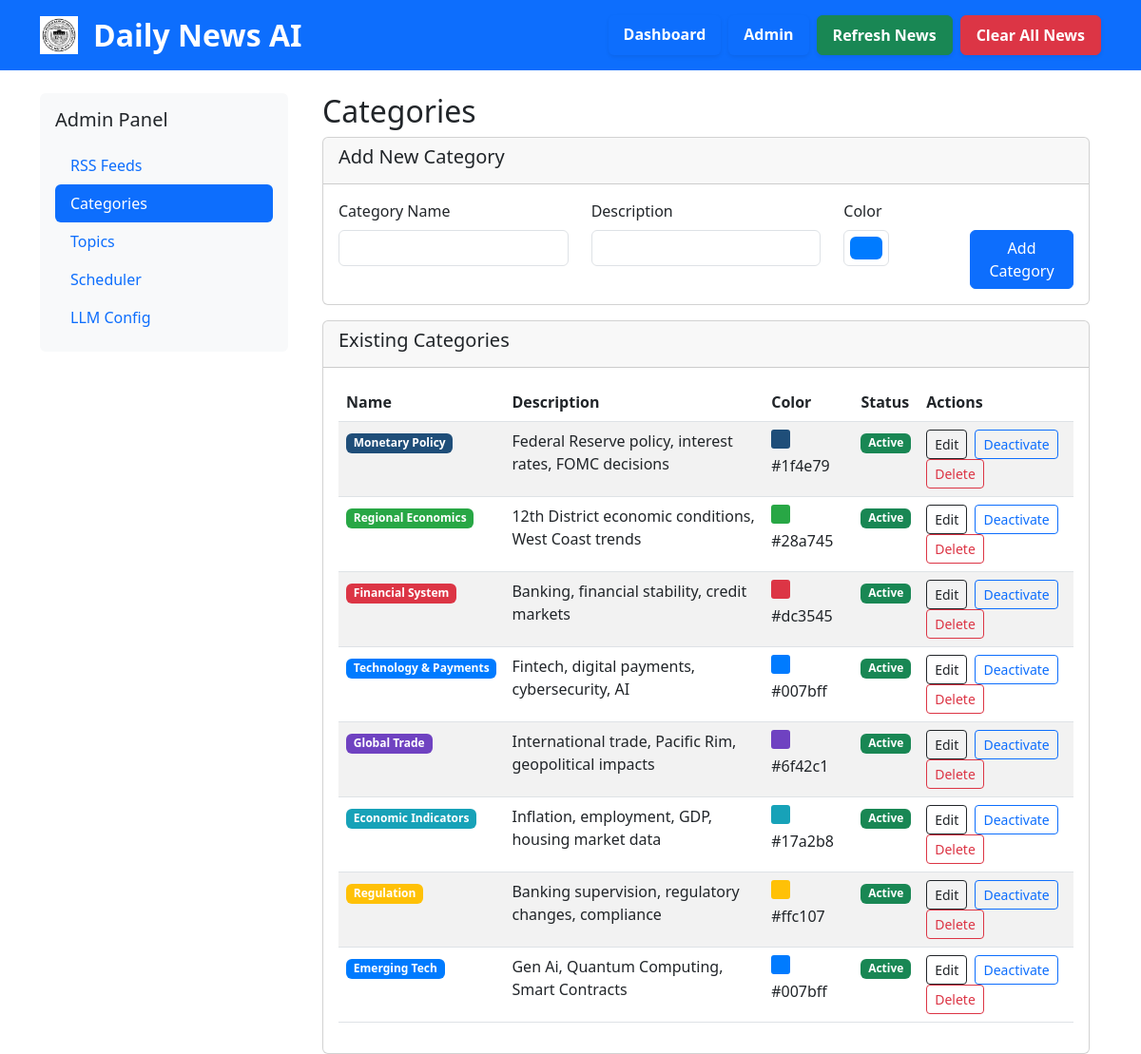
Before: /admin/categories with the older database file.
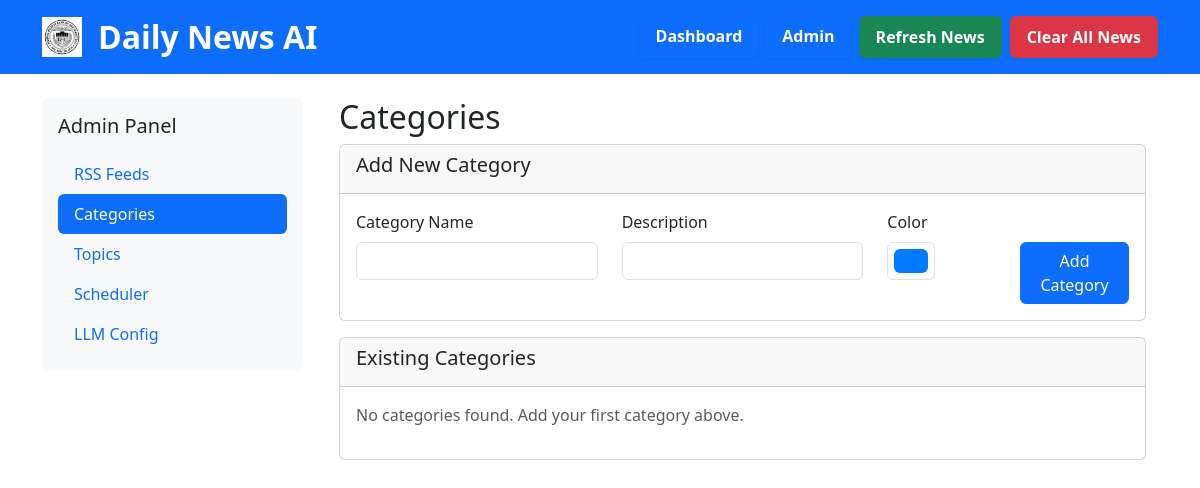
After: the same page with the newer database file.
### database.py (models this page shows)
class Base(DeclarativeBase):
    pass

class Category(Base):
    __tablename__ = 'categories'
    id = Column(Integer, primary_key=True)
    name = Column(String(100), nullable=False)
    description = Column(Text)
    color = Column(String(7), default='#007bff')  # Hex color code
    active = Column(Boolean, default=True)

### app.py (the view)
@app.route('/admin/categories')
def admin_categories():
    db = SessionLocal()
    try:
        categories = db.query(Category).all()
        return render_template('admin_categories.html', categories=categories, active_tab='categories')
    finally:
        db.close()

### templates/admin_categories.html (shortened to what this page needs)
{% extends "admin_base.html" %}
{% block admin_content %}
<div class="container-fluid">
    <div class="row">
        <div class="col-md-12">
            <h2>Categories</h2>
            <div class="card">
                <div class="card-header">
                    <h5>Add New Category</h5>
                </div>
                <div class="card-body">
                    <form method="POST" action="{{ url_for('add_category') }}">
                        <div class="row">
                            <div class="col-md-4">
                                <label for="name" class="form-label">Category Name</label>
                                <input type="text" class="form-control" id="name" name="name" required>
                            </div>
                            <div class="col-md-4">
                                <label for="description" class="form-label">Description</label>
                                <input type="text" class="form-control" id="description" name="description">
                            </div>
                            <div class="col-md-2">
                                <label for="color" class="form-label">Color</label>
                                <input type="color" class="form-control form-control-color" id="color" name="color"
                                    value="#007bff">
                            </div>
                            <div class="col-md-2">
                                <label class="form-label">&nbsp;</label>
                                <div>
                                    <button type="submit" class="btn btn-primary">Add Category</button>
                                </div>
                            </div>
                        </div>
                    </form>
                </div>
            </div>
            <div class="card mt-3">
                <div class="card-header">
                    <h5>Existing Categories</h5>
                </div>
                <div class="card-body">
                    {% if categories %}
                    <div class="table-responsive">
                        <table class="table table-striped">
                            <thead>
                                <tr>
                                    <th>Name</th>
                                    <th>Description</th>
                                    <th>Color</th>
                                    <th>Status</th>
                                    <th>Actions</th>
                                </tr>
                            </thead>
                            <tbody>
                                {% for category in categories %}
                                <tr>
                                    <td>
                                        <span class="badge"
                                            style="background-color: {{ category.color }}; color: white;">
                                            {{ category.name }}
                                        </span>
                                    </td>
                                    <td>{{ category.description or '-' }}</td>
                                    <td>
                                        <div
                                            style="width: 20px; height: 20px; background-color: {{ category.color }}; border-radius: 3px; display: inline-block;">
                                        </div>
                                        {{ category.color }}
                                    </td>
                                    <td>
                                        {% if category.active %}
                                        <span class="badge bg-success">Active</span>
                                        {% else %}
                                        <span class="badge bg-secondary">Inactive</span>
                                        {% endif %}
                                    </td>
                                    <td>
                                        <button class="btn btn-sm btn-outline-dark me-1"
                                            onclick="editCategory('{{ category.id }}', '{{ category.name }}', '{{ category.description or '' }}', '{{ category.color }}')">
                                            Edit
                                        </button>
                                        <a href="{{ url_for('toggle_category', category_id=category.id) }}"
                                            class="btn btn-sm btn-outline-primary">
                                            {% if category.active %}Deactivate{% else %}Activate{% endif %}
                                        </a>
                                        <a href="{{ url_for('delete_category', category_id=category.id) }}"
                                            class="btn btn-sm btn-outline-danger"
                                            onclick="return confirm('Are you sure you want to delete this category?')">
                                            Delete
                                        </a>
                                    </td>
                                </tr>
                                {% endfor %}
                            </tbody>
                        </table>
                    </div>
                    {% else %}
                    <p class="text-muted">No categories found. Add your first category above.</p>
                    {% endif %}
                </div>
            </div>
        </div>
    </div>
</div>
{% endblock %}

### templates/admin_base.html (shortened to what this page needs)
{% extends "base.html" %}
{% block content %}
<div class="row">
    <div class="col-lg-3 d-none d-lg-block">
        <div class="bg-light p-3 rounded">
            <h5 class="mb-3">Admin Panel</h5>
            <nav class="nav flex-column">
                <a class="nav-link {% if active_tab == 'feeds' %}active bg-primary text-white rounded{% endif %}"
                    href="{{ url_for('admin_feeds') }}">RSS Feeds</a>
                <a class="nav-link {% if active_tab == 'categories' %}active bg-primary text-white rounded{% endif %}"
                    href="{{ url_for('admin_categories') }}">Categories</a>
                <a class="nav-link {% if active_tab == 'topics' %}active bg-primary text-white rounded{% endif %}"
                    href="{{ url_for('admin_topics') }}">Topics</a>
                <a class="nav-link {% if active_tab == 'scheduler' %}active bg-primary text-white rounded{% endif %}"
                    href="{{ url_for('admin_scheduler') }}">Scheduler</a>
                <a class="nav-link {% if active_tab == 'llm' %}active bg-primary text-white rounded{% endif %}"
                    href="{{ url_for('admin_llm') }}">LLM Config</a>
            </nav>
        </div>
    </div>
    <div class="col-lg-9 col-12">
        {% block admin_content %}{% endblock %}
    </div>
</div>
{% endblock %}

### templates/base.html (shortened to what this page needs)
<!DOCTYPE html>
<html lang="en">
<head>
    <link href="https://cdn.jsdelivr.net/npm/bootstrap@5.3.0/dist/css/bootstrap.min.css" rel="stylesheet">
    <link rel="stylesheet" href="https://cdn.jsdelivr.net/npm/bootstrap-icons@1.7.2/font/bootstrap-icons.css">
</head>
<body>
    <nav class="navbar navbar-expand-lg navbar-dark bg-primary">
        <div class="container">
            <div class="d-flex align-items-center">
                <img src="{{ url_for('static', filename='frb_sf_logo.jpg') }}" alt="Federal Reserve Bank of San Francisco" height="40" class="me-3">
                <a class="navbar-brand fw-bold" href="{{ url_for('dashboard') }}" style="font-size: 32px;">Daily News AI</a>
            </div>
            <div class="navbar-nav ms-auto d-flex flex-row gap-2">
                <a class="nav-link btn btn-success text-white fw-bold rounded shadow-sm px-3 py-2" href="{{ url_for('dashboard') }}">Dashboard</a>
                <a class="nav-link btn btn-success text-white fw-bold rounded shadow-sm px-3 py-2" href="{{ url_for('admin') }}">Admin</a>
                <button class="btn btn-success fw-bold rounded shadow-sm px-3 py-2" onclick="refreshNews()">Refresh News</button>
                <button class="btn btn-danger fw-bold rounded shadow-sm px-3 py-2" onclick="clearAllNews()">Clear All News</button>
            </div>
        </div>
    </nav>
    <div class="container mt-4">
        {% block content %}{% endblock %}
    </div>
</body>
</html>

Changed rows visible on the page:
removed Category: name "Monetary Policy", description "Federal Reserve policy, interest rates, FOMC decisions", color "#1f4e79", active "Active"
removed Category: name "Regional Economics", description "12th District economic conditions, West Coast trends", color "#28a745", active "Active"
removed Category: name "Financial System", description "Banking, financial stability, credit markets", color "#dc3545", active "Active"
removed Category: name "Technology & Payments", description "Fintech, digital payments, cybersecurity, AI", color "#007bff", active "Active"
removed Category: name "Global Trade", description "International trade, Pacific Rim, geopolitical impacts", color "#6f42c1", active "Active"
removed Category: name "Economic Indicators", description "Inflation, employment, GDP, housing market data", color "#17a2b8", active "Active"
removed Category: name "Regulation", description "Banking supervision, regulatory changes, compliance", color "#ffc107", active "Active"
removed Category: name "Emerging Tech", description "Gen Ai, Quantum Computing, Smart Contracts", color "#007bff", active "Active"
Other visible differences:
text no longer shown: "Name Description Color Status Actions"
text now shown: "No categories found. Add your first category above."
